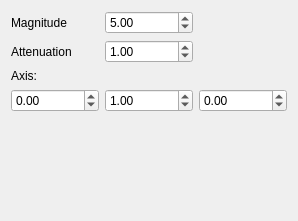
<?xml version="1.0" encoding="UTF-8"?>
<ui version="4.0">
 <class>vortexForce</class>
 <widget class="QWidget" name="vortexForce">
  <property name="geometry">
   <rect>
    <x>0</x>
    <y>0</y>
    <width>289</width>
    <height>221</height>
   </rect>
  </property>
  <property name="windowTitle">
   <string>Form</string>
  </property>
  <layout class="QGridLayout" name="gridLayout">
   <item row="0" column="0">
    <widget class="QLabel" name="magnitudeLabel">
     <property name="text">
      <string>Magnitude</string>
     </property>
    </widget>
   </item>
   <item row="0" column="1">
    <widget class="QDoubleSpinBox" name="magnitude">
     <property name="sizePolicy">
      <sizepolicy hsizetype="Preferred" vsizetype="Fixed">
       <horstretch>0</horstretch>
       <verstretch>0</verstretch>
      </sizepolicy>
     </property>
     <property name="minimum">
      <double>-999999999.000000000000000</double>
     </property>
     <property name="maximum">
      <double>999999999.000000000000000</double>
     </property>
     <property name="value">
      <double>5.000000000000000</double>
     </property>
    </widget>
   </item>
   <item row="1" column="0">
    <widget class="QLabel" name="attenuationLabel">
     <property name="text">
      <string>Attenuation</string>
     </property>
    </widget>
   </item>
   <item row="1" column="1">
    <widget class="QDoubleSpinBox" name="attenuation">
     <property name="sizePolicy">
      <sizepolicy hsizetype="Preferred" vsizetype="Fixed">
       <horstretch>0</horstretch>
       <verstretch>0</verstretch>
      </sizepolicy>
     </property>
     <property name="minimum">
      <double>-999999999.000000000000000</double>
     </property>
     <property name="maximum">
      <double>999999999.000000000000000</double>
     </property>
     <property name="value">
      <double>1.000000000000000</double>
     </property>
    </widget>
   </item>
   <item row="2" column="0">
    <widget class="QLabel" name="axisLabel">
     <property name="text">
      <string>Axis:</string>
     </property>
    </widget>
   </item>
   <item row="3" column="0">
    <widget class="QDoubleSpinBox" name="axisX">
     <property name="sizePolicy">
      <sizepolicy hsizetype="Preferred" vsizetype="Fixed">
       <horstretch>0</horstretch>
       <verstretch>0</verstretch>
      </sizepolicy>
     </property>
     <property name="minimum">
      <double>-999999999.000000000000000</double>
     </property>
     <property name="maximum">
      <double>999999999.000000000000000</double>
     </property>
    </widget>
   </item>
   <item row="3" column="1">
    <widget class="QDoubleSpinBox" name="axisY">
     <property name="sizePolicy">
      <sizepolicy hsizetype="Preferred" vsizetype="Fixed">
       <horstretch>0</horstretch>
       <verstretch>0</verstretch>
      </sizepolicy>
     </property>
     <property name="minimum">
      <double>-999999999.000000000000000</double>
     </property>
     <property name="maximum">
      <double>999999999.000000000000000</double>
     </property>
     <property name="value">
      <double>1.000000000000000</double>
     </property>
    </widget>
   </item>
   <item row="3" column="2">
    <widget class="QDoubleSpinBox" name="axisZ">
     <property name="sizePolicy">
      <sizepolicy hsizetype="Preferred" vsizetype="Fixed">
       <horstretch>0</horstretch>
       <verstretch>0</verstretch>
      </sizepolicy>
     </property>
     <property name="minimum">
      <double>-999999999.000000000000000</double>
     </property>
     <property name="maximum">
      <double>999999999.000000000000000</double>
     </property>
    </widget>
   </item>
   <item row="3" column="3">
    <spacer name="horizontalSpacer">
     <property name="orientation">
      <enum>Qt::Horizontal</enum>
     </property>
     <property name="sizeHint" stdset="0">
      <size>
       <width>40</width>
       <height>20</height>
      </size>
     </property>
    </spacer>
   </item>
   <item row="4" column="2">
    <spacer name="verticalSpacer">
     <property name="orientation">
      <enum>Qt::Vertical</enum>
     </property>
     <property name="sizeHint" stdset="0">
      <size>
       <width>20</width>
       <height>40</height>
      </size>
     </property>
    </spacer>
   </item>
  </layout>
 </widget>
 <resources/>
 <connections/>
</ui>
